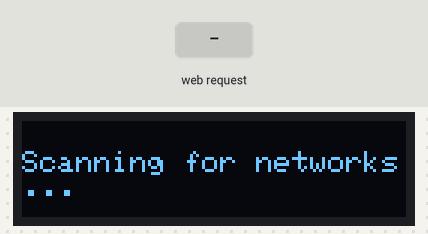
Recording of a program running on a simulated Seeed XIAO ESP32-C3. On the bench: 128×32 one-colour display. The test bench sets the inputs (shaded band). WiFi joins after 1.5 s; servers stay silent unless stated; a WiFi scan finds three made-up networks; what the program prints to the serial monitor is not drawn.

Above: at 2.2 s.
At 4.16 s:
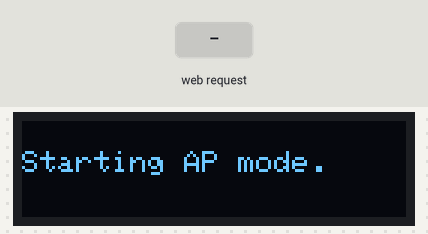
At 5.4 s:
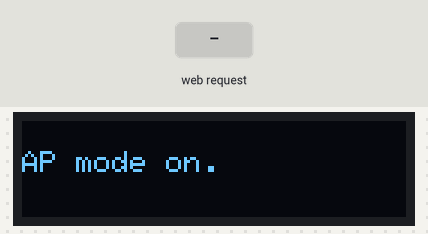
5.5 s: HTTP request GET / received
7.0 s: HTTP request GET /generate_204 received
Timing chart, 0 to 10.0 s (numbered marks = the images above; inputs shaded):
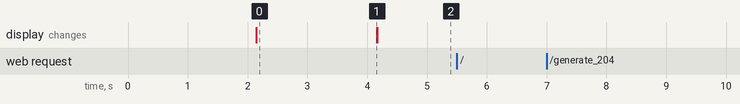

Measured:
- after the input at 5.5 s, every drawn part: stays the same
- after the input at 7.0 s, every drawn part: stays the same
- what the display in image 0 shows lasts 2.1 s, from 2.1 s to 4.2 s

The program:

main.cpp
```cpp
#include <Arduino.h>
#include <ArduinoJson.h>
#include <stdio.h>
#include "wifi_stuff.h"
#include "oled.h"


DNSServer dnsServer;

String responseHTML = ""
  "<!DOCTYPE html><html><head><title>HoneyPot's Captive Portal</title></head><body>"
  "<h1>Hello Visitor!</h1><p>This is a totally legit captive portal. No data is being"
  " stollen. Promise!</p><ul>$ssid_list</ul></body></html>"
  "<form action=\"\" method=\"post\">"
  "<div>"
  "<label for=\"ssid\">SSID: </label>"
  "<input type=\"text\" name=\"ssid\" id=\"ssid\" required>"
  "</div>"
  "<div>"
  "<label for=\"password\">Password: </label>"
  "<input type=\"password\" name=\"password\" id=\"password\">"
  "</div>"
  "<div><input type=\"submit\" value=\"Save!\"></div>";

void setup()
{
  Serial.begin(115200);
  setupDisplay();
  setupWiFiStationMode(responseHTML);
  setupWiFiAPMode(dnsServer);
  webServerSetup(responseHTML);
  delay(100);
}

void loop() {
  dnsServer.processNextRequest();
}
```

oled.h
```cpp
#ifndef OLED_H
#define OLED_H

#define SCREEN_WIDTH 128 // OLED display width, in pixels
#define SCREEN_HEIGHT 32 // OLED display height, in pixels

#include <Arduino.h>
#include <Adafruit_GFX.h>
#include <Adafruit_SSD1306.h>
#include <Wire.h>

void setupDisplay();
void showMessage(String message);

#endif
```

wifi_stuff.h
```cpp
#ifndef WIFI_STUFF_H
#define WIFI_STUFF_H

#include <ESPAsyncWebServer.h>
#include <AsyncTCP.h>
#include <DNSServer.h>
#include <Arduino.h>
#include "oled.h"

#define AP_NAME "Dropship"
const byte DNS_PORT = 53;
const String localIPURL = "http://192.168.1.1";
const int MAX_SSIDS = 30;

void webServerSetup(String responseHTML);
void setupWiFiStationMode(String &responseHTML);
void setupWiFiAPMode(DNSServer &dnsServer);

#endif
```

oled.cpp
```cpp
#include "oled.h"

Adafruit_SSD1306 display(SCREEN_WIDTH, SCREEN_HEIGHT, &Wire, -1);

void setupDisplay() {
  if (!display.begin(SSD1306_SWITCHCAPVCC, 0x3C))
  { // Address 0x3D for 128x64
    Serial.println(F("SSD1306 allocation failed"));
    for (;;)
      ;
  }
  delay(2000);
  display.clearDisplay();
  display.dim(0x47);
  display.setTextSize(1);
  display.setTextColor(WHITE);
  display.setCursor(0, 10);
}

void showMessage(String message){
  display.clearDisplay();
  display.setCursor(0, 10);
  display.println(message);
  display.display();
}
```

wifi_stuff.cpp
```cpp
#include "wifi_stuff.h"

IPAddress apIP(192,168,1,1);
AsyncWebServer server(80);

String currentSSID, currentPassword;

void changeToStationAndConnect(String ssid, String password){
  WiFi.mode(WIFI_STA);
  WiFi.disconnect();
  const int ssid_len = ssid.length();
  char* new_ssid = new char[ssid_len + 1];
  strcpy(new_ssid, ssid.c_str());

  const int password_len = password.length();
  char* new_password = new char[password_len + 1];
  strcpy(new_password, password.c_str());

  WiFi.begin(ssid.c_str(), password.c_str());
  while (WiFi.status() != WL_CONNECTED){
    delay(500);
    showMessage("Connection to " + ssid);
  }
  showMessage("Connected to: " + ssid + "\nIP: " + WiFi.localIP().toString());
  Serial.println(WiFi.localIP().toString());
}

void saveWifiSettings(AsyncWebServerRequest *request){
  String ssid = String(request->arg("ssid"));
  String password = String(request->arg("password"));
  Serial.println("SSID: " + ssid + "\tPassword: " + password);
  request->send(200);
  changeToStationAndConnect(ssid, password);
}

void webServerSetup(String responseHTML) {
  // POST
  server.on("/", HTTP_POST, saveWifiSettings);

  server.on("/", HTTP_GET, [responseHTML](AsyncWebServerRequest *request){
    request->send(200, "text/html", responseHTML);
    Serial.println("requested \"/\"");
  });

  server.on("/generate_204", HTTP_GET, [responseHTML](AsyncWebServerRequest *request){
    request->send(200, "text/html", responseHTML);
    Serial.println("requested \"/generate_204\"");
  });

  server.onNotFound([](AsyncWebServerRequest *request){
    request->redirect("/");
    Serial.println("server.notfound triggered");
    Serial.println(request->url());
  });


  //Required
	server.on("/connecttest.txt",[](AsyncWebServerRequest *request){request->redirect("http://logout.net");}); //windows 11 captive portal workaround
	server.on("/wpad.dat",[](AsyncWebServerRequest *request){request->send(404);}); //Honestly don't understand what this is but a 404 stops win 10 keep calling this repeatedly and panicking the esp32 :)

	//Background responses: Probably not all are Required, but some are. Others might speed things up?
	//A Tier (commonly used by modern systems)
	server.on("/generate_204",[](AsyncWebServerRequest *request){request->redirect(localIPURL);}); // android captive portal redirect
	server.on("/redirect",[](AsyncWebServerRequest *request){request->redirect(localIPURL);}); //microsoft redirect
	server.on("/hotspot-detect.html",[](AsyncWebServerRequest *request){request->redirect(localIPURL);}); //apple call home
	server.on("/canonical.html",[](AsyncWebServerRequest *request){request->redirect(localIPURL);}); //firefox captive portal call home
	server.on("/success.txt",[](AsyncWebServerRequest *request){request->send(200);}); //firefox captive portal call home
	server.on("/ncsi.txt",[](AsyncWebServerRequest *request){request->redirect(localIPURL);}); //windows call home

	//B Tier (uncommon)
	// server.on("/chrome-variations/seed",[](AsyncWebServerRequest *request){request->send(200);}); //chrome captive portal call home
	// server.on("/service/update2/json",[](AsyncWebServerRequest *request){request->send(200);}); //firefox?
	// server.on("/chat",[](AsyncWebServerRequest *request){request->send(404);}); //No stop asking Whatsapp, there is no internet connection
	// server.on("/startpage",[](AsyncWebServerRequest *request){request->redirect(localIPURL);});


  server.begin();
  Serial.println("Web server started");
}

void setupWiFiStationMode(String& responseHTML){
  WiFi.mode(WIFI_STA);
  WiFi.disconnect();
  delay(100);
  showMessage("Scanning for networks...");

  int n = WiFi.scanNetworks();
  String* ssids = new String[MAX_SSIDS];
  int stop = min(n, MAX_SSIDS);
  for (int i = 0; i < stop; i++){
    ssids[i] = WiFi.SSID(i);
  }

  String ssid_list = "";
  for (int i = 0; i < stop; i++){
    ssid_list += "<li>" + ssids[i] + "</li>";
  }
  responseHTML.replace("$ssid_list", ssid_list);
}

void setupWiFiAPMode(DNSServer &dnsServer){
  showMessage("Starting AP mode.");
  WiFi.disconnect();
  WiFi.mode(WIFI_OFF);
  WiFi.mode(WIFI_AP);
  WiFi.softAPConfig(apIP, apIP, IPAddress(255, 255, 255, 0));
  WiFi.softAP(AP_NAME);
  dnsServer.start(DNS_PORT, "*", apIP);
  showMessage("AP mode on.");
}
```
